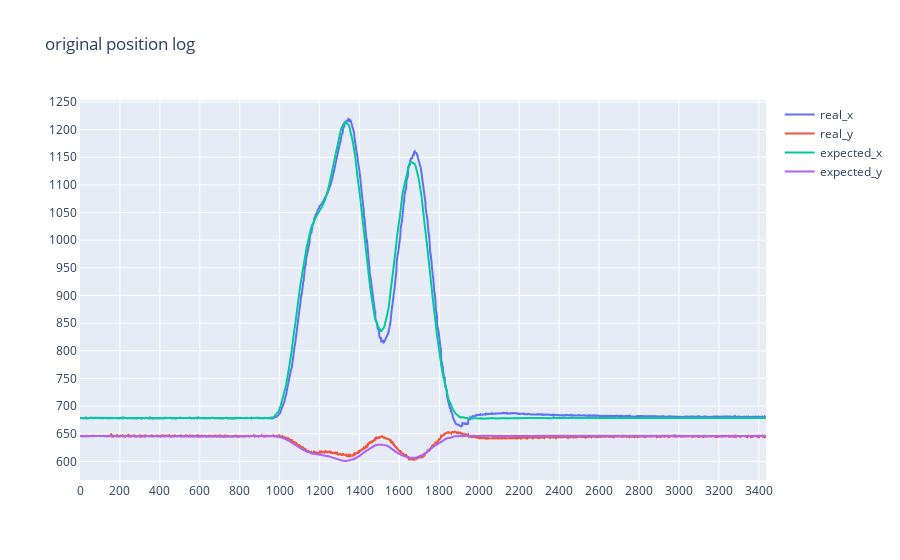

The notebook cell saved with this chart:
### Code cell
# show the position data diagram
p=[]
index = np.arange(0,len(data_log))
               
for c in ['real_x','real_y','expected_x','expected_y']:    
    trace=go.Scatter(
        y= data_log[c],
        x= index,
        name = c
    )
    p.append(trace)

                  
axis_template=dict(
    showgrid=True,  #网格
    zeroline=True,  #是否显示基线,即沿着(0,0)画出x轴和y轴
    nticks=20,
    showline=True,
    #title='X axis',
    #mirror='all',
    zerolinecolor="#FF0000"
)
layout=go.Layout(
    xaxis=axis_template,
    yaxis=axis_template,
    title='original position log'
)

fig=go.Figure(
    data=p,
    layout=layout
)
iplot(fig)

### Figure 1 — Plotly figure (JSON) as saved in the notebook; plotly's stock layout.template omitted (floating-point values rounded to 4 significant figures; data arrays with more than 128 entries replaced by an {"elided": "..."} marker saying what was removed)
{"data": [{"name": "real_x", "type": "scatter", "x": {"elided": "3437 int values"}, "y": {"elided": "3437 float values"}}, {"name": "real_y", "type": "scatter", "x": {"elided": "3437 int values"}, "y": {"elided": "3437 float values"}}, {"name": "expected_x", "type": "scatter", "x": {"elided": "3437 int values"}, "y": {"elided": "3437 float values"}}, {"name": "expected_y", "type": "scatter", "x": {"elided": "3437 int values"}, "y": {"elided": "3437 float values"}}], "layout": {"title": {"text": "original position log"}, "xaxis": {"nticks": 20, "showgrid": true, "showline": true, "zeroline": true, "zerolinecolor": "#FF0000"}, "yaxis": {"nticks": 20, "showgrid": true, "showline": true, "zeroline": true, "zerolinecolor": "#FF0000"}}}
